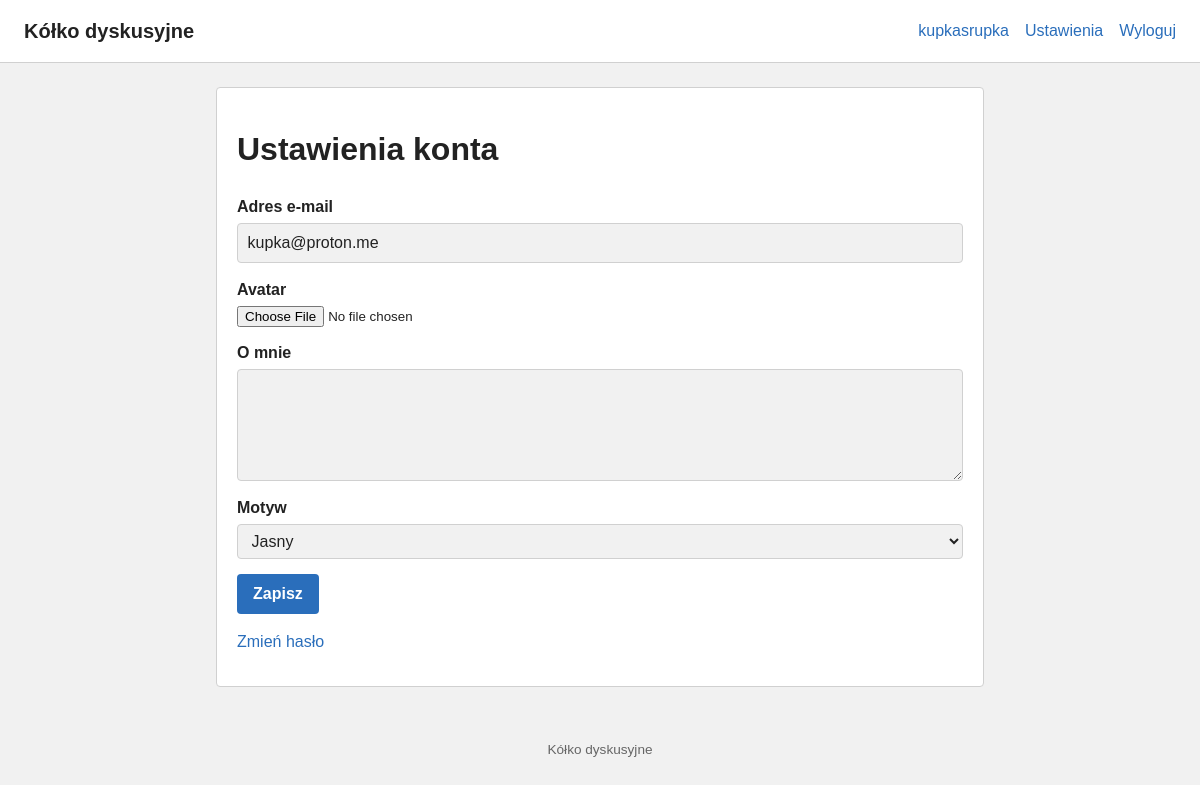
/konto/ustawienia/ (signed in), run on the app's committed database.
### accounts/models.py (models this page shows, shortened)
class User(AbstractUser):
    class Theme(models.TextChoices):
        LIGHT = 'light', 'Jasny'
        DARK = 'dark', 'Ciemny'
    email = models.EmailField('adres e-mail', unique=True)
    email_verified = models.BooleanField('e-mail zweryfikowany', default=False)
    avatar = models.ImageField('avatar', upload_to='avatars/%Y/%m/', blank=True)
    bio = models.CharField('o mnie', max_length=500, blank=True)
    theme = models.CharField('motyw', max_length=10, choices=Theme.choices, default=Theme.LIGHT)
    created_at = models.DateTimeField('utworzono', auto_now_add=True)
    class Meta:
        verbose_name = 'uzytkownik'
        verbose_name_plural = 'uzytkownicy'
    def get_absolute_url(self):
        return reverse('accounts:profile', kwargs={'username': self.username})

### accounts/views.py (the view)
# urls.py: path('ustawienia/', views.settings_view, name='settings'),
@login_required
def settings_view(request):
    if request.method == 'POST':
        form = ProfileSettingsForm(request.POST, request.FILES, instance=request.user)
        if form.is_valid():
            form.save()
            messages.success(request, 'Ustawienia zapisane.')
            return redirect('accounts:settings')
    else:
        form = ProfileSettingsForm(instance=request.user)
    return render(request, 'accounts/settings.html', {'form': form})

### accounts/forms.py (shortened to what this page needs)
class ProfileSettingsForm(forms.ModelForm):
    class Meta:
        model = User
        fields = ('email', 'avatar', 'bio', 'theme')
        widgets = {'bio': forms.Textarea(attrs={'rows': 4})}

### templates/accounts/settings.html (shortened to what this page needs)
{% extends "base.html" %}
{% block content %}
    <div class="card">
        <h1>Ustawienia konta</h1>
        <form method="post" enctype="multipart/form-data">
            {% include "accounts/_form.html" %}
            <button type="submit" class="button">Zapisz</button>
        </form>
        <p><a href="{% url 'accounts:password_change' %}">Zmień hasło</a></p>
    </div>
{% endblock %}

### templates/base.html (shortened to what this page needs)
{% load static %}
<!DOCTYPE html>
<html lang="pl" data-theme="{% if user.is_authenticated %}{{ user.theme }}{% else %}light{% endif %}">
<head>
    <link rel="stylesheet" href="{% static 'css/style.css' %}">
</head>
<body>
    <header class="site-header">
        <a class="site-title" href="{% url 'boards:board_list' %}">Kółko dyskusyjne</a>
        <nav class="site-nav">
            {% if user.is_authenticated %}
                <a href="{{ user.get_absolute_url }}">{{ user.username }}</a>
                <a href="{% url 'accounts:settings' %}">Ustawienia</a>
                <form class="inline-form" method="post" action="{% url 'accounts:logout' %}">
                    <button type="submit" class="link-button">Wyloguj</button>
                </form>
            {% else %}
                <a href="{% url 'accounts:login' %}">Zaloguj</a>
                <a href="{% url 'accounts:signup' %}">Załóż konto</a>
            {% endif %}
        </nav>
    </header>
    <main class="container">
        {% block content %}{% endblock %}
    </main>
    <footer class="site-footer">
        <p>Kółko dyskusyjne</p>
    </footer>
</body>
</html>

### templates/accounts/_form.html (shortened to what this page needs)
{% for field in form %}
    <div class="form-field">
        <label for="{{ field.id_for_label }}">{{ field.label }}</label>
        {{ field }}
    </div>
{% endfor %}

### static/css/style.css (style rules this page uses)
:root { --color-bg: #f1f1f1; --color-surface: #ffffff; --color-border: #d0d0d0; --color-text: #222222; --color-muted: #666666; --color-accent: #2a6ebb; --color-pinned: #fff6d8; --color-nsfw: #c0392b; }
* { box-sizing: border-box; }
body { margin: 0; font-family: Arial, Helvetica, sans-serif; background: var(--color-bg); color: var(--color-text); line-height: 1.5; }
a { color: var(--color-accent); text-decoration: none; }
.site-header { background: var(--color-surface); border-bottom: 1px solid var(--color-border); padding: 1rem 1.5rem; }
.site-title { font-size: 1.25rem; font-weight: bold; color: var(--color-text); }
.container { max-width: 800px; margin: 1.5rem auto; padding: 0 1rem; }
.site-footer { text-align: center; color: var(--color-muted); padding: 1rem; font-size: 0.85rem; }
.site-header { display: flex; flex-wrap: wrap; align-items: center; justify-content: space-between; gap: 0.5rem; }
.site-nav { display: flex; align-items: center; gap: 1rem; }
.inline-form { display: inline; margin: 0; }
.link-button { background: none; border: none; padding: 0; font: inherit; color: var(--color-accent); cursor: pointer; }
.card { background: var(--color-surface); border: 1px solid var(--color-border); border-radius: 4px; padding: 1rem 1.25rem; margin-bottom: 1rem; }
.form-field { display: flex; flex-direction: column; margin-bottom: 0.9rem; }
.form-field label { font-weight: bold; margin-bottom: 0.25rem; }
.form-field input:not([type="checkbox"]):not([type="file"]), .form-field select, .form-field textarea { padding: 0.45rem 0.6rem; border: 1px solid var(--color-border); border-radius: 4px; background: var(--color-bg); color: var(--color-text); font: inherit; }
.button { background: var(--color-accent); color: #fff; border: none; border-radius: 4px; padding: 0.5rem 1rem; font: inherit; font-weight: bold; cursor: pointer; }

### data on the page
User: username "kupkasrupka", form "kupka@proton.me" "Jasny"

### other printed values
{{ field.label }} "Adres e-mail" "Avatar" "O mnie" "Motyw"
